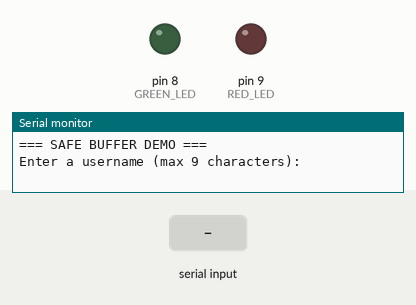
A sketch run on a simulated Arduino Uno, built with avr-gcc and run on an emulated ATmega328P. Parts: output pins drawn as LEDs (lit = HIGH), the last lines printed to the serial monitor. The inputs (shaded band) are chosen by the test bench.

Above: at 1.2 s.
1.3 s: "1\n" received over Serial
At 2.2 s:
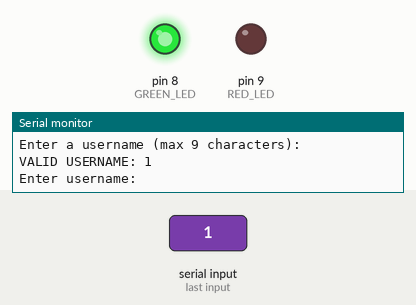
Timing chart, 0 to 4.3 s (numbered marks = the images above; inputs shaded):
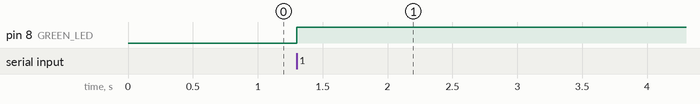

The sketch:

safe_buffer_overflow.ino
```cpp
//This code was created with help from AI

#include <string.h>  // Needed for strlen() and strcpy()

// Maximum allowed username size (including null terminator)
const int USERNAME_SIZE = 10;

// LED output pins
const int GREEN_LED = 8;  // turns ON when input is valid
const int RED_LED = 9;    // turns ON when input is invalid

// Temporary buffer to safely store incoming Serial data
// This is larger than needed so we can safely validate input first
char temp[64];

// Final buffer where we store validated username
char username[USERNAME_SIZE];

void setup() {

  // Start serial communication so we can read from Serial Monitor
  Serial.begin(9600);

  // Set LED pins as outputs so we can control them
  pinMode(GREEN_LED, OUTPUT);
  pinMode(RED_LED, OUTPUT);

  // Ensure both LEDs start OFF
  digitalWrite(GREEN_LED, LOW);
  digitalWrite(RED_LED, LOW);

  // Print instructions to the user
  Serial.println("=== SAFE BUFFER DEMO ===");
  Serial.println("Enter a username (max 9 characters):");
}

void loop() {

  // Check if user has typed anything into Serial Monitor
  if (Serial.available() > 0) {

    // Turn off LEDs before processing new input
    digitalWrite(GREEN_LED, LOW);
    digitalWrite(RED_LED, LOW);

    // Read input from Serial until newline ('\n')
    // Store into temp buffer safely (max 63 chars + null terminator)
    int length = Serial.readBytesUntil('\n', temp, 63);

    // Convert input into a proper C string by adding null terminator
    temp[length] = '\0';

    // Handle Windows-style newline (\r\n)
    // Remove carriage return if present
    if (length > 0 && temp[length - 1] == '\r') {
      temp[length - 1] = '\0';
    }

    // ===========================
    // INPUT VALIDATION STEP
    // ===========================

    // Check if input is empty OR too long for username buffer
    // We do this BEFORE copying into the smaller buffer
    if (strlen(temp) > 0 && strlen(temp) < USERNAME_SIZE) {

      // SAFE CASE:
      // Input is within bounds, so we can safely copy it
      strcpy(username, temp);

      // Display accepted username
      Serial.print("VALID USERNAME: ");
      Serial.println(username);

      // Turn ON green LED to indicate success
      digitalWrite(GREEN_LED, HIGH);

    } else {

      // INVALID CASE:
      // Either empty input or too long for buffer
      Serial.println("ERROR: Invalid username (too long or empty)");

      // Turn ON red LED to indicate rejection
      digitalWrite(RED_LED, HIGH);
    }

    // Prompt user again
    Serial.println();
    Serial.println("Enter username:");
  }
}
```

Measured:
- after the input at 1.3 s, pin 8 (GREEN_LED): LOW → HIGH at once
